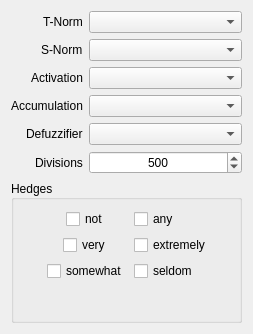
<?xml version="1.0" encoding="UTF-8"?>
<ui version="4.0">
 <class>Preferences</class>
 <widget class="QDialog" name="Preferences">
  <property name="geometry">
   <rect>
    <x>0</x>
    <y>0</y>
    <width>253</width>
    <height>334</height>
   </rect>
  </property>
  <property name="sizePolicy">
   <sizepolicy hsizetype="Fixed" vsizetype="Fixed">
    <horstretch>0</horstretch>
    <verstretch>0</verstretch>
   </sizepolicy>
  </property>
  <property name="windowTitle">
   <string>Settings</string>
  </property>
  <property name="windowIcon">
   <iconset>
    <normaloff>:/icons/configure.png</normaloff>:/icons/configure.png</iconset>
  </property>
  <property name="sizeGripEnabled">
   <bool>false</bool>
  </property>
  <layout class="QVBoxLayout" name="verticalLayout">
   <item>
    <layout class="QFormLayout" name="formLayout">
     <property name="fieldGrowthPolicy">
      <enum>QFormLayout::AllNonFixedFieldsGrow</enum>
     </property>
     <property name="labelAlignment">
      <set>Qt::AlignRight|Qt::AlignTrailing|Qt::AlignVCenter</set>
     </property>
     <property name="formAlignment">
      <set>Qt::AlignHCenter|Qt::AlignTop</set>
     </property>
     <item row="5" column="1">
      <widget class="QSpinBox" name="sbx_divisions">
       <property name="focusPolicy">
        <enum>Qt::StrongFocus</enum>
       </property>
       <property name="alignment">
        <set>Qt::AlignCenter</set>
       </property>
       <property name="minimum">
        <number>20</number>
       </property>
       <property name="maximum">
        <number>9999999</number>
       </property>
       <property name="singleStep">
        <number>20</number>
       </property>
       <property name="value">
        <number>500</number>
       </property>
      </widget>
     </item>
     <item row="5" column="0">
      <widget class="QLabel" name="lbl_sample_size">
       <property name="text">
        <string>Divisions</string>
       </property>
      </widget>
     </item>
     <item row="4" column="1">
      <widget class="QComboBox" name="cbx_defuzzifier">
       <property name="focusPolicy">
        <enum>Qt::StrongFocus</enum>
       </property>
      </widget>
     </item>
     <item row="4" column="0">
      <widget class="QLabel" name="lbl_defuzzifier">
       <property name="text">
        <string>Defuzzifier</string>
       </property>
      </widget>
     </item>
     <item row="3" column="1">
      <widget class="QComboBox" name="cbx_accumulation">
       <property name="focusPolicy">
        <enum>Qt::StrongFocus</enum>
       </property>
      </widget>
     </item>
     <item row="3" column="0">
      <widget class="QLabel" name="lbl_aggregation">
       <property name="text">
        <string>Accumulation</string>
       </property>
      </widget>
     </item>
     <item row="2" column="1">
      <widget class="QComboBox" name="cbx_activation">
       <property name="focusPolicy">
        <enum>Qt::StrongFocus</enum>
       </property>
      </widget>
     </item>
     <item row="2" column="0">
      <widget class="QLabel" name="lbl_activation">
       <property name="text">
        <string>Activation</string>
       </property>
      </widget>
     </item>
     <item row="1" column="1">
      <widget class="QComboBox" name="cbx_snorm">
       <property name="focusPolicy">
        <enum>Qt::StrongFocus</enum>
       </property>
       <property name="currentIndex">
        <number>-1</number>
       </property>
      </widget>
     </item>
     <item row="1" column="0">
      <widget class="QLabel" name="lbl_snorm">
       <property name="text">
        <string>S-Norm</string>
       </property>
      </widget>
     </item>
     <item row="0" column="1">
      <widget class="QComboBox" name="cbx_tnorm">
       <property name="focusPolicy">
        <enum>Qt::StrongFocus</enum>
       </property>
       <property name="currentIndex">
        <number>-1</number>
       </property>
      </widget>
     </item>
     <item row="0" column="0">
      <widget class="QLabel" name="lbl_tnorm">
       <property name="text">
        <string>T-Norm</string>
       </property>
      </widget>
     </item>
    </layout>
   </item>
   <item>
    <widget class="QGroupBox" name="formGroupBox">
     <property name="autoFillBackground">
      <bool>true</bool>
     </property>
     <property name="title">
      <string>Hedges</string>
     </property>
     <property name="alignment">
      <set>Qt::AlignLeading|Qt::AlignLeft|Qt::AlignVCenter</set>
     </property>
     <property name="flat">
      <bool>false</bool>
     </property>
     <property name="checkable">
      <bool>false</bool>
     </property>
     <layout class="QVBoxLayout" name="verticalLayout_2">
      <property name="leftMargin">
       <number>9</number>
      </property>
      <property name="topMargin">
       <number>9</number>
      </property>
      <item>
       <layout class="QFormLayout" name="formLayout_2">
        <property name="fieldGrowthPolicy">
         <enum>QFormLayout::FieldsStayAtSizeHint</enum>
        </property>
        <property name="labelAlignment">
         <set>Qt::AlignCenter</set>
        </property>
        <property name="formAlignment">
         <set>Qt::AlignHCenter|Qt::AlignTop</set>
        </property>
        <item row="0" column="0">
         <widget class="QCheckBox" name="ckx_not">
          <property name="text">
           <string>not</string>
          </property>
         </widget>
        </item>
        <item row="0" column="1">
         <widget class="QCheckBox" name="ckx_any">
          <property name="layoutDirection">
           <enum>Qt::LeftToRight</enum>
          </property>
          <property name="text">
           <string>any</string>
          </property>
         </widget>
        </item>
        <item row="1" column="1">
         <widget class="QCheckBox" name="ckx_extremely">
          <property name="layoutDirection">
           <enum>Qt::LeftToRight</enum>
          </property>
          <property name="text">
           <string>extremely</string>
          </property>
         </widget>
        </item>
        <item row="2" column="1">
         <widget class="QCheckBox" name="ckx_seldom">
          <property name="layoutDirection">
           <enum>Qt::LeftToRight</enum>
          </property>
          <property name="text">
           <string>seldom</string>
          </property>
         </widget>
        </item>
        <item row="1" column="0">
         <widget class="QCheckBox" name="ckx_very">
          <property name="text">
           <string>very</string>
          </property>
         </widget>
        </item>
        <item row="2" column="0">
         <widget class="QCheckBox" name="ckx_somewhat">
          <property name="text">
           <string>somewhat</string>
          </property>
         </widget>
        </item>
       </layout>
      </item>
     </layout>
    </widget>
   </item>
  </layout>
 </widget>
 <tabstops>
  <tabstop>cbx_tnorm</tabstop>
  <tabstop>cbx_snorm</tabstop>
  <tabstop>cbx_activation</tabstop>
  <tabstop>cbx_accumulation</tabstop>
  <tabstop>cbx_defuzzifier</tabstop>
  <tabstop>sbx_divisions</tabstop>
  <tabstop>ckx_not</tabstop>
  <tabstop>ckx_very</tabstop>
  <tabstop>ckx_somewhat</tabstop>
  <tabstop>ckx_any</tabstop>
  <tabstop>ckx_extremely</tabstop>
  <tabstop>ckx_seldom</tabstop>
 </tabstops>
 <resources>
  <include location="qtfuzzylite.qrc"/>
 </resources>
 <connections/>
</ui>
